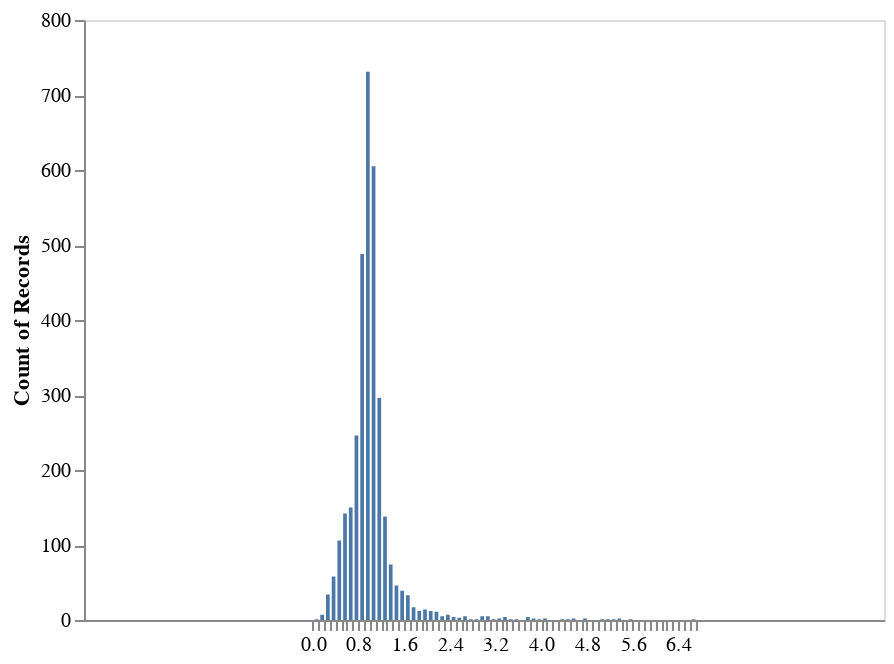

Notebook code cell kept with this figure:
### Code cell
predictions= linear_model.predict(test_features)
prediction = pd.DataFrame(predictions)
labels = pd.DataFrame(test_labels).reset_index(drop=True)
residuals = prediction[0] - labels.target
residual = pd.DataFrame(residuals)
residual['percents_residuals'] = (prediction[0])/labels.target

residual.percents_residuals.value_counts()
residual.drop(0, inplace=True, axis=1)

import altair as alt
#alt.themes.enable('fivethirtyeight')
alt.Chart(residual).mark_bar().encode(
    alt.X('percents_residuals:Q', axis=alt.Axis(title=''),bin=alt.Bin(maxbins=105), scale=alt.Scale(domain=(-4,10)) ),
    y='count()'
).configure_axis(grid=False)

### Figure 1 — Vega-Lite specification as saved in the notebook (floating-point values rounded to 4 significant figures; data arrays with more than 128 entries replaced by an {"elided": "..."} marker saying what was removed)
{"usermeta": {"embedOptions": {"theme": "fivethirtyeight"}}, "config": {"view": {"continuousWidth": 400, "continuousHeight": 300}, "axis": {"grid": false}}, "data": {"name": "data-8c2f77865c5ae191a842f0a8f982c1a3"}, "mark": "bar", "encoding": {"x": {"axis": {"title": ""}, "bin": {"maxbins": 105}, "field": "percents_residuals", "scale": {"domain": [-4, 10]}, "type": "quantitative"}, "y": {"aggregate": "count", "type": "quantitative"}}, "$schema": "https://vega.github.io/schema/vega-lite/v4.17.0.json", "datasets": {"data-8c2f77865c5ae191a842f0a8f982c1a3": {"elided": "3327 records"}}}
